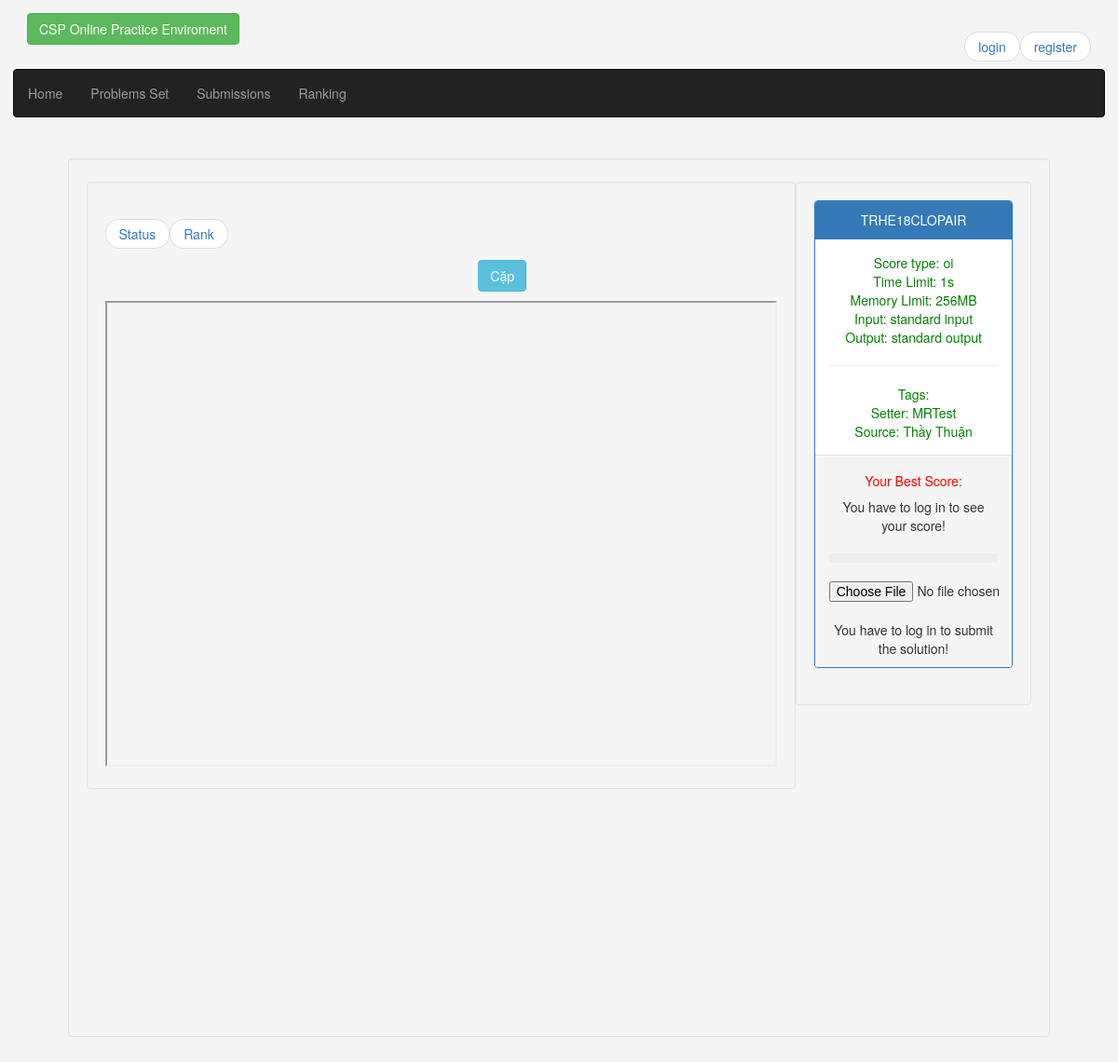
/problems/TRHE18CLOPAIR, run on the app's committed database.
### tables this page shows
CREATE TABLE `problems_info` (
  `ID` varchar(255) NOT NULL,
  `Name` text NOT NULL,
  `ScoringType` text NOT NULL,
  `Location` text NOT NULL,
  `TimeLimit` double NOT NULL,
  `MemoryLimit` double NOT NULL,
  `Tags` text NOT NULL,
  `Setter` text NOT NULL,
  `INPUT` text NOT NULL,
  `OUTPUT` text NOT NULL,
  `Source` text NOT NULL,
  `Visibility` int(11) NOT NULL
);

### classes/Check_login.php (called while the page is built, shortened)
<?php
	function Not_logged_in()
	{
		return !isset($_SESSION['UserName']) || !$_SESSION['UserName'];
	}
?>

### classes/pros_data.php (the view, shortened to what this page needs)
<?php
	include('connect_problems.php');
?>
<?php
	if ($stmt = $con->prepare("select * from problems_info where ID = ?")) {
		$stmt->bind_param("s", $_REQUEST['code']);
		$stmt->execute();
		$result = $stmt->get_result();
	}
	$row = $result->fetch_array();
?>
<aside class = 'well'>
	<div class = "panel panel-primary">
		<div class = "panel-heading">
			<?php
				echo $row['ID']."<br>";
			?>
		</div>
		<div class = "panel-body" style = 'color:green;'>
			<?php
				echo "Score type: ".$row['ScoringType']."<br>";
				echo "Time Limit: ".$row['TimeLimit']."s<br>";
				echo "Memory Limit: ".$row['MemoryLimit']."MB<br>";
				echo "Input: ".$row['INPUT']."<br>";
				echo "Output: ".$row['OUTPUT']."<br>";
				echo "<hr>";
				echo "Tags: ".$row['Tags']."<br>";
				echo "Setter: ".$row['Setter']."<br>";
				echo "Source: ".$row['Source']."<br>";
			?>
		</div>
		<div class = "panel-footer">
			<h5 style = 'color:red;'> Your Best Score: </h5>
			<?php
				if (!Not_logged_in()) {
					$qr = "select * from highest_score where User = ?";
					$answer = NULL;
					$stmt = $con->prepare($qr);
					$stmt->bind_param("s", $_SESSION['UserName']);
					$stmt->execute();
					$answer = $stmt->get_result();
					$stmt->close();
					if ($answer) {
						$YourBestScore = mysqli_fetch_array($answer);
						$YourBestScore = $YourBestScore[$_REQUEST['code']];
						if (is_null($YourBestScore)) $YourBestScore = "You haven't submited solution for this problem!";
						echo $YourBestScore;
					} else echo "Error";
				}
				else echo 'You have to log in to see your score!';
			?>
			<hr style = "border-width:10px;">
			<?php
				echo "<form id = 'ulform' action = '../uploadfile.php?pro=".$_REQUEST['code'].
				"&pros_name=".$row['Name']."' method = 'POST' enctype = 'multipart/form-data'>"; ?>
				<input type = "file" name = "code" style = "max-width:200px;"> <br>
				<?php
					if (!Not_logged_in())
					{
						if ($row['Visibility'] != 0)
							echo "<button class = 'btn btn-success' id = 'ul_btn' type = 'submit' name = 'CCode' > submit</button><br>";
						else
							echo "Cannot submit solution for this problem at this time!";
					}
					else
						echo "You have to log in to submit the solution!";
				echo "</form>";
			?>
		</div>
	</div>
</aside>
<section class = 'well'>
	<?php
		echo "<div><ul style = 'float:left' class = 'pager'><li><a href = '/submission/problem/".$_REQUEST['code']."'> Status </a></li>";
		echo "<li><a href = '/Ranking/".$_REQUEST['code']."'> Rank </a></li></ul><br><br></div>";
	?>
	<h2 style = 'text-align:center;'>
		<?php echo "<button class = 'btn btn-info'>".$row['Name']."</button>"; ?>
	</h2>
	<?php
		if ($row['Visibility'] != 0) {
			if($row['Location'][strlen($row['Location']) - 1] == 'f')
				echo "<iframe style = 'width:100%;height:500px;' src = '/Problems/".$_REQUEST['code'].".pdf' /> ";
		}
	?>

### css/Mine.css (style rules this page uses)
html { margin: 0; padding: 0; }
body { background-color:#f4f4f4; margin: 0px; padding: 0px; }
li { list-style-type: square; }
section { width:75%; float: left; padding:5px; margin: 5px auto; padding-left: 10px; padding-right: 20px; }
aside { margin: 5px auto; width:25%; float:right; padding:5px; text-align:center; }
input, textarea { max-width: 100%; }

### data on the page
problems_info: ID "TRHE18CLOPAIR", ScoringType "oi", TimeLimit "1", MemoryLimit "256", INPUT "standard input", OUTPUT "standard output", Setter "MRTest", Source "Thầy Thuận", Name "Cặp"
